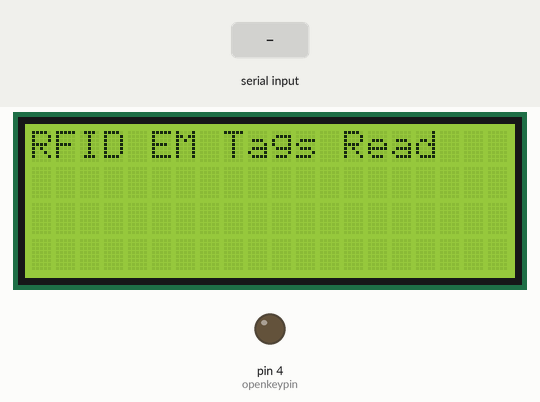
This sketch was run on a simulated Arduino Mega 2560, built with avr-gcc and run on an emulated ATmega2560. Parts: 20×4 character LCD, output pins drawn as LEDs (lit = HIGH). Inputs (shaded band) come from the test bench. What the sketch prints to the serial monitor is not drawn.

Above: at 1.2 s.
1.3 s: "d\n" received over the second serial link
At 2.4 s:
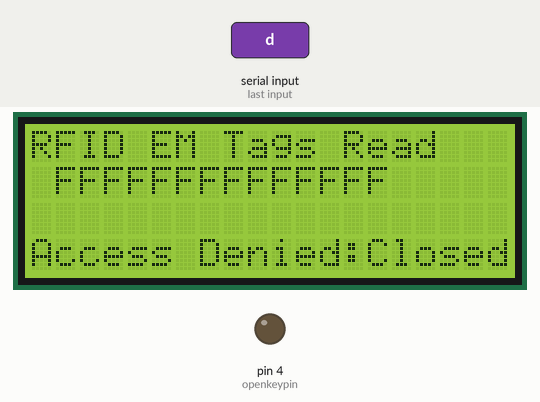
Timing chart, 0 to 4.3 s (numbered marks = the images above; inputs shaded):
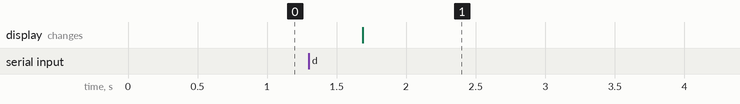

Measured:
- after the input at 1.3 s, the display: changes after 0.39 s (image 1)

The sketch:

doorcontrol11.ino
```cpp
#include <EEPROM.h>
#include <LiquidCrystal.h>
#include <String.h>
#define openkeypin 4
int debugmode = 0;
#define relayopendelay 1500
/* LiquidCrystal display with:

LiquidCrystal(rs, enable, d4, d5, d6, d7)
LiquidCrystal(rs, rw, enable, d4, d5, d6, d7)
LiquidCrystal(rs, enable, d0, d1, d2, d3, d4, d5, d6, d7)
LiquidCrystal(rs, rw, enable, d0, d1, d2, d3, d4, d5, d6, d7)
R/W Pin Read = LOW / Write = HIGH   // if No pin connect RW , please leave R/W Pin for Low State

Parameters
*/

LiquidCrystal lcd(8,9,10,38,40,42,44);   //ok
String tag1 = String("0230313034423937343930353803");
String tag2 = String("0231323030323142423938313003");

//int tag1[14] = {2 ,31 ,32 ,30 ,30 ,32 ,31 ,42 ,42 ,39 ,38 ,31 ,30 ,3};
//int tag2[14] = {2 ,30 ,31 ,30 ,34 ,42 ,39 ,37 ,34 ,39 ,30 ,35 ,38 ,3};
byte newtag[14] = { 0,0,0,0,0,0,0,0,0,0,0,0,0,0}; // used for read comparisons
byte cardvalue[14] ;
int keycontroladdress = 10;
int keystartaddress = 20;
int Maxkey = 0 ;
String Keylist[100] ;
String keyno1;

void setup()
{
    pinMode(openkeypin,OUTPUT);
    digitalWrite(openkeypin,LOW);
    Serial2.begin(9600);    // start serial to RFID reader
    Serial.begin(9600);  // start serial to PC
    Serial.println("RFID EM Tags Read");
    lcd.begin(20, 4);
// 設定 LCD 的行列數目 (4 x 20)
   lcd.setCursor(0,0);
  // 列印 "Hello World" 訊息到 LCD 上
    lcd.print("RFID EM Tags Read");
    getAllKey(keycontroladdress,keystartaddress) ;

}

void loop()
{
     if  (readTags(&newtag[0]))
   {
           keyno1 = getcardnumber(&newtag[0]) ;
        Serial.print("Card Number is :(") ;
        Serial.print(keyno1) ;
        Serial.print(")\n") ;
         lcd.setCursor(1,1);
        lcd.print("                     ");
         lcd.setCursor(1,1);
        lcd.print(getcardnumberA(&newtag[0]));
         lcd.setCursor(1,2);
        lcd.print("                     ");
         lcd.setCursor(1,1);
        lcd.print(getcardnumberB(&newtag[0]));

          if (checkAllKey(keyno1) )
            {
              opendoor();
            }
            else
            {
               closedoor() ;
            }
   }


    delay(500);         //延時0.5秒
}

void checkMasterKey(String kk)
{
        if (kk == tag1)
            {
              opendoor();
            }
            else
            {
              closedoor();
            }

}

boolean checkAllKey(String kk)
{
  if (debugmode == 1)
     {
        Serial.print("read for check  key is :(");
        Serial.print(kk);
        Serial.print("/");
        Serial.print(Maxkey);
        Serial.print(")\n");
     }
 int i = 0 ;
  if (Maxkey > 0 )
    for (i = 0 ; i < (Maxkey ) ; i ++)
      {
          if (debugmode == 1)
             {
                  Serial.print("Compare internal key value is  :(");
                  Serial.print(i);
                  Serial.print(")");
                  Serial.print(Keylist[i]);
                 Serial.print("/\n");
             }
        if ( kk == Keylist[i] )
           {
               Serial.println("Card comparee is successful");
               return true ;
           }
      }
    return false ;
}


void getAllKey(int controlarea, int keyarea)
{
    int i = 0;
    Maxkey = getKeyinSizeCount(controlarea) ;
          if (debugmode == 1)
            {
               Serial.print("Max key is :(");
               Serial.print(Maxkey);
               Serial.print(")\n");
            }
   if ( Maxkey >0)
     {
         for(i = 0 ; i < (Maxkey); i++)
           {
               Keylist[i] = String(readkey(keyarea+(i*20) ) );
          if (debugmode == 1)
            {
               Serial.print("inter key is :(");
               Serial.print(i);
               Serial.print("/") ;
               Serial.print(Keylist[i] );
               Serial.print(")\n");
            }
           }
     }

}


int getKeyinSizeCount(int keycontrol)
{
      if (debugmode == 1)
         {
             Serial.print("Read memory head is :(") ;
             Serial.print(keycontrol) ;
             Serial.print("/") ;
             Serial.print(EEPROM.read(keycontrol) ) ;
             Serial.print("/") ;
             Serial.print(EEPROM.read(keycontrol+2) ) ;
             Serial.print(")") ;
             Serial.print("\n") ;
         }
   int tmp = -1;
   if (EEPROM.read(keycontrol) == 100)
     {
         tmp = EEPROM.read(keycontrol+2) ;
          if (debugmode == 1)
            {
              Serial.print("key head is ok \n") ;
              Serial.print("key count is :(") ;
             Serial.print(tmp) ;
             Serial.print(") \n") ;
            }
         return tmp ;
     }
     else
     {
        if (debugmode == 1)
                   Serial.print("key head is fail \n") ;
        tmp = -1 ;
     }
  // if (val)
  return tmp ;
}
void decryptkey(String kk)
{
  int tmp1,i ;
 if (debugmode == 1)
    {
        Serial.print("decryptkey key : ");
        Serial.print("key1 =");
        Serial.print(kk);
        Serial.print(":(");
    }

  for (i = 0 ; i <14; i++)
    {
        tmp1 = unstrzero(kk.substring(i*2, (i+1)*2) ,16);
        cardvalue[i] = tmp1 ;
    }
       if (debugmode == 1)
      {
          Serial.println(tmp1,HEX);
          Serial.print("/");
      }
          Serial.print(")");
          Serial.print("\n");
}

String readkey(int keyarea)
{
    int kk,i ;
      if (debugmode == 1)
      {
          Serial.print("read key : ");
          Serial.print("key1 =(");
      }

       for (i = 0; i< 14; i++)
       {
         kk = EEPROM.read(keyarea+i);
        cardvalue[i] = kk ;
              if (debugmode == 1)
              {
                  Serial.println(kk,HEX);
                  Serial.print("/");
              }
       }
      if (debugmode == 1)
        {
          Serial.print(")");
          Serial.println("");
        }
    return getcardnumber(&cardvalue[0]);
}

void writekey(int keyarea)
{
      int kk,i ;
 for (i = 0; i< 14; i++)
       {
          EEPROM.write(keyarea+i, cardvalue[i]);
       }

}
String strzero(long num, int len, int base)
{
  String retstring = String("");
  int ln = 1 ;
    int i = 0 ;
    char tmp[10] ;
    long tmpnum = num ;
    int tmpchr = 0 ;
    char hexcode[]={'0','1','2','3','4','5','6','7','8','9','A','B','C','D','E','F'} ;
    while (ln <= len)
    {
        tmpchr = (int)(tmpnum % base) ;
        tmp[ln-1] = hexcode[tmpchr] ;
        ln++ ;
         tmpnum = (long)(tmpnum/base) ;
/*
        Serial.print("tran :(");
        Serial.print(ln);
        Serial.print(")/(");
        Serial.print(hexcode[tmpchr] );
        Serial.print(")/(");
        Serial.print(tmpchr);
        Serial.println(")");
        */

    }
    for (i = len-1; i >= 0 ; i --)
      {
          retstring.concat(tmp[i]);
      }

  return retstring;
}

unsigned long unstrzero(String hexstr, int base)
{
  String chkstring  ;
  int len = hexstr.length() ;
  if (debugmode == 1)
      {
          Serial.print("String ");
          Serial.println(hexstr);
          Serial.print("len:");
          Serial.println(len);
      }
    unsigned int i = 0 ;
    unsigned int tmp = 0 ;
    unsigned int tmp1 = 0 ;
    unsigned long tmpnum = 0 ;
    String hexcode = String("0123456789ABCDEF") ;
    for (i = 0 ; i < (len ) ; i++)
    {
  //     chkstring= hexstr.substring(i,i) ;
      hexstr.toUpperCase() ;
           tmp = hexstr.charAt(i) ;   // give i th char and return this char
           tmp1 = hexcode.indexOf(tmp) ;
      tmpnum = tmpnum + tmp1* POW(base,(len -i -1) )  ;

      if (debugmode == 1)
      {
            Serial.print("char:( ");
          Serial.print(i);
            Serial.print(")/(");
          Serial.print(hexstr);
            Serial.print(")/(");
          Serial.print(tmpnum);
            Serial.print(")/(");
          Serial.print((long)pow(16,(len -i -1)));
            Serial.print(")/(");
          Serial.print(pow(16,(len -i -1) ));
            Serial.print(")/(");
          Serial.print((char)tmp);
            Serial.print(")/(");
          Serial.print(tmp1);
            Serial.print(")");
            Serial.println("");
      }
    }
  return tmpnum;
}

long POW(long num, int expo)
{
  long tmp =1 ;
  if (expo > 0)
  {
        for(int i = 0 ; i< expo ; i++)
          tmp = tmp * num ;
         return tmp ;
  }
  else
  {
   return tmp ;
  }
}

String getcardnumber(byte *cc)
{
    return joinCardBytes(cc, 14) ;
}
String getcardnumberA(byte *cc)
{
    return joinCardBytes(cc, 7) ;
}

String getcardnumberB(byte *cc)
{
    return joinCardBytes(cc+7, 7) ;
}

String joinCardBytes(byte *cc, int len)
{
  String retstring = String("");
  int i = 0 ;
for (i = 0 ; i < len; i++)
  {
      retstring.concat(strzero(*(cc+i),2,16) );
  }
      return retstring;
}

boolean readTags(byte *data)
{
  boolean temp = false;
  byte data1 ;
  if (Serial2.available() > 0)
  {
    // read tag numbers
    delay(100); // needed to allow time for the data to come in from the serial buffer.

    for (int z = 0 ; z < 14 ; z++) // read the rest of the tag
    {
      data1 = Serial2.read();
      *(data+z) = data1;
    }
     temp = true ;
   // Serial2.flush(); // stops multiple reads

    // do the tags match up?
   // checkmytags();
  }

  // now do something based on tag type
   return temp ;
}


void opendoor()
{
          digitalWrite(openkeypin,HIGH);
            lcd.setCursor(0, 3);
       lcd.print("Access Granted:Open");
       Serial.println("Access Granted:Door Open");
      delay(relayopendelay) ;
       digitalWrite(openkeypin,LOW);
}

void closedoor()
{
        digitalWrite(openkeypin,LOW);
        lcd.setCursor(0, 3);
       lcd.print("Access Denied:Closed");
       Serial.println("Access Denied:Door Closed");
}
```
